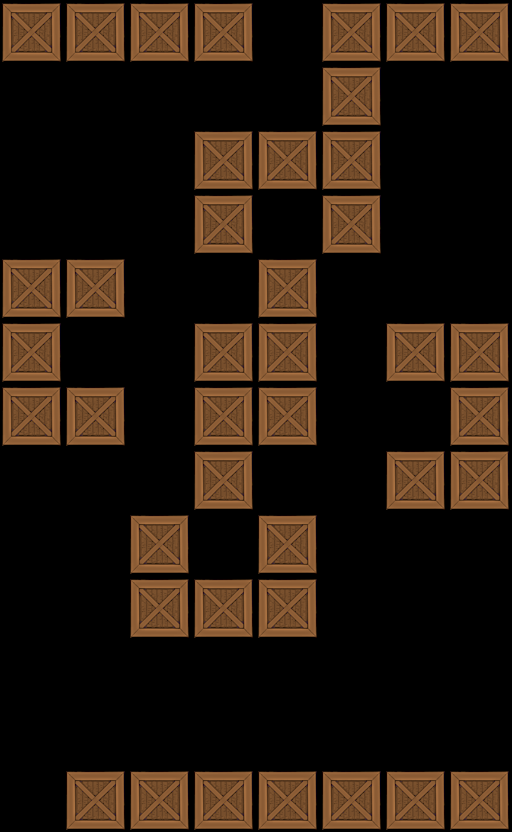

A level layout from a 2D game, rendered from its tile map. Below: a short description, then the map file with tile-grid data replaced by summaries:
An orthogonal 8x13 tile map with 64x64 px tiles, 1 tile layer (Tile Layer 1).

<map version="1.0" orientation="orthogonal" width="8" height="13" tilewidth="64" tileheight="64">
 <tileset firstgid="1" name="crate" tilewidth="64" tileheight="64">
  <image source="../../crate2.png" width="64" height="64" />
 </tileset>
 <layer name="Tile Layer 1" width="8" height="13">
  <data>[104 cells, 41 non-empty, 1 distinct tile ids]</data>
 </layer>
</map>
